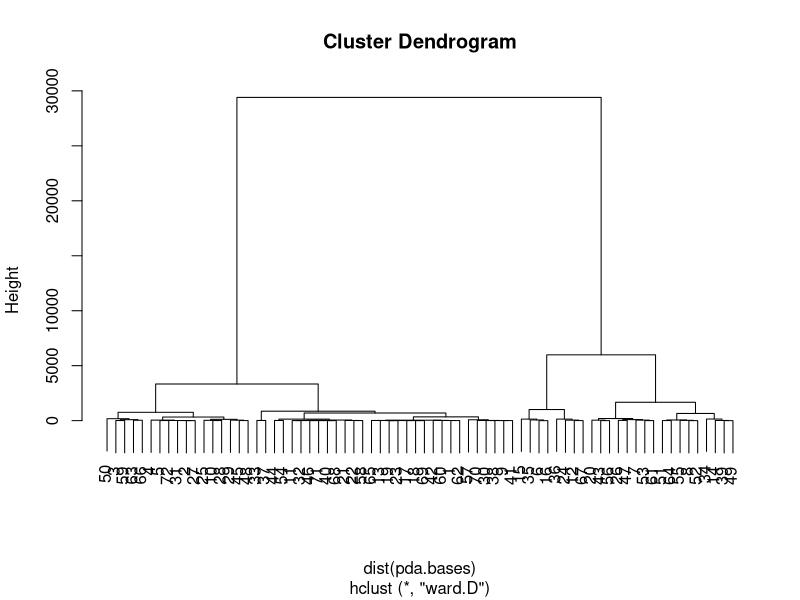
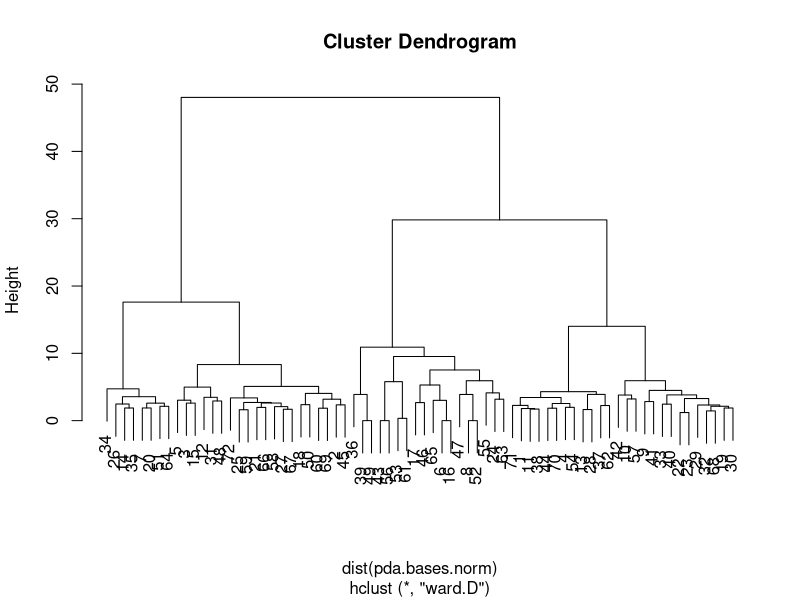
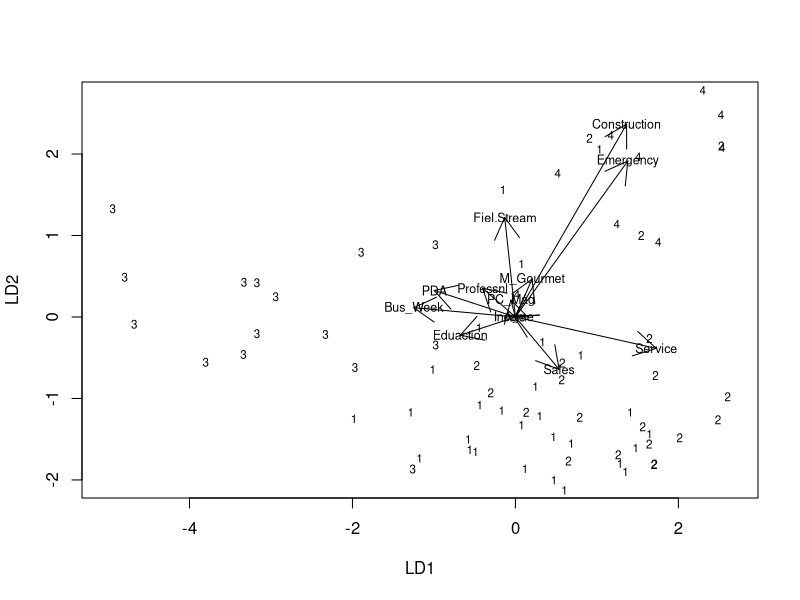

Write the R code that produced these figures, in order. (Note: this script raises an error after producing the figures.)

getwd()
#Identificación de los individuos que forman los segmentos
#leer fichero pdaBasDes2.txt
pda<-read.table("pda/pdaBasDes2.txt",  header = TRUE)
head(pda)
names(pda)
pda.bases<-pda[,-c(12:24)]
head(pda.bases)
#Hacer la clasificación con las bases originales y las normalizadas
pda.bases.hclust<-hclust(dist(pda.bases), method="ward")
plot(pda.bases.hclust)
#normalizar datos
pda.bases.norm<-scale(pda.bases)
pda.bases.norm.hclust<-hclust(dist(pda.bases.norm), method="ward")
plot(pda.bases.norm.hclust)
centros.pda.bases.norm<-tapply(pda.bases.norm, list(rep(cutree(pda.bases.norm.hclust, 4), ncol(pda.bases.norm)),col(pda.bases.norm)),mean)
options(digits=2)
centros.pda.bases.norm
pda.bases.norm.kmeans4<-kmeans(pda.bases.norm, centros.pda.bases.norm)
names(pda.bases.norm.kmeans4)
pda.bases.norm.kmeans4$size

#La funciokn discriminante
names(pda)
pda.des<-pda[,-c(1:11)]
names(pda.des)
#cargamos el packete MASS que nos ofrece la función disciminante, lda()
library(MASS)
#Como argumentos tenemos que dar las bases de segmentación y la clasificacion que hemos realizado
pda.des.lda<-lda(pda.des, pda.bases.norm.kmeans4$cluster)

summary(pda.des.lda)
pda.des.lda
plot(pda.des.lda, dimen=2)
?lda
lda.arrows <- function(x, myscale = 1, tex = 0.75, choices = c(1,2), ...){
  ## adds `biplot` arrows to an lda using the discriminant function values
  heads <- coef(x)
  arrows(x0 = 0, y0 = 0, 
         x1 = myscale * heads[,choices[1]], 
         y1 = myscale * heads[,choices[2]], ...)
  text(myscale * heads[,choices], labels = row.names(heads), 
       cex = tex)
}
lda.arrows(pda.des.lda)
detach(pda.completo)

#Comprobamos la calidad dela prediccion realizada por la función discriminante

options(digits=4)
pda.des.predict<-predict(pda.des.lda, pda.des)$class
table(segmento=pda.bases.norm.kmeans4$cluster, lda=pda.des.predict)

#para interpretar el significado de las funciones discriminantes
#estimamos su correlación con los descriptores

pda.des.puntos<-predict(pda.des.lda, pda.des)$x
cor(pda.des, pda.des.puntos)
correlaciones<-cor(pda.des, pda.des.puntos)
#Ahora vamos a calcular los valores medios de las variables en los grupos
#Observemos primero los valores medios. Con esta información ya sería suficiente 
#para caracterizar a los grupos. Su representación en el espacio de las funciones 
#discriminante nos permiten visualizar la tabla de medias y ver su asociación con los grupos.
t(pda.des.lda$means)
#Para visualizar los segmentos
#También podemos representar gráficamente los centros de los grupos en el espacio de las funciones discriminantes. 
#Para ello tenemos, primero, la función predict que toma como argumento un objeto de la clase lda y utilizar 
#las funciones discriminantes obtenidas para predecir los valores de un conjunto de valores, 
#concretamente nos interesa conocer la puntuación de las medias en el espacio de las funciones discriminantes.
predict(pda.des.lda, pda.des.lda$means)$x
#Vamos ya podemos representar visualmente la caracterización de los grupos. 
#Para ello utilizamos la función biplot con dos grupos de datos, 
#la puntuación de los centros de los grupos en las funciones discriminantes 
#y la correlación de las variables discriminantes con las funciones discriminantes.

biplot(predict(pda.des.lda, pda.des.lda$means)$x, pda.des.cor)

